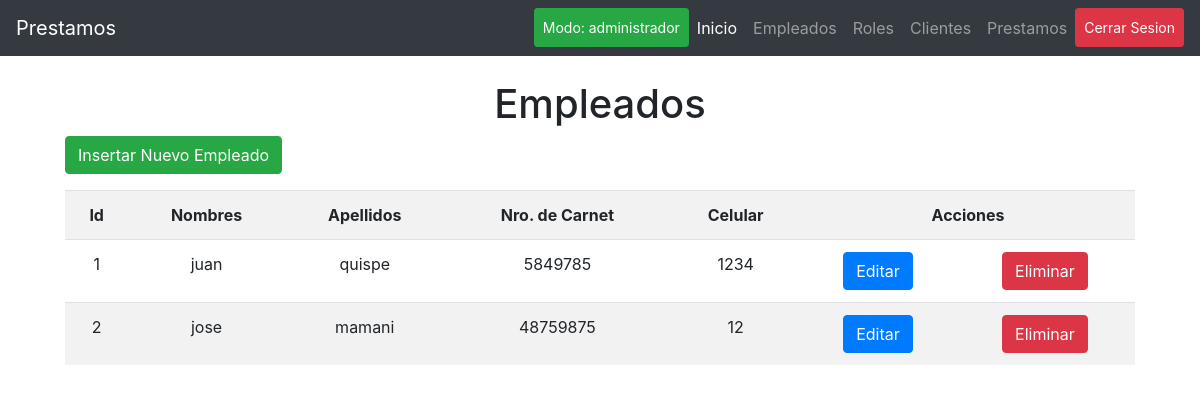
Page /empleados.php (signed in) on the committed database.
### tables this page shows
CREATE TABLE `empleados` (
  `id_emp` int(11) NOT NULL,
  `nombre` varchar(100) DEFAULT NULL,
  `apellidos` varchar(100) DEFAULT NULL,
  `ci` int(11) DEFAULT NULL,
  `celular` int(11) DEFAULT NULL,
  `pass` varchar(100) DEFAULT NULL
);

### empleados.php (the view)
<?php
include_once('librerias/cab.php');
?>
<?php
require_once('librerias/conexionBD.php');
$sql = "select * from empleados";
$result =  $con->query($sql);
$usuarios = array();
while ($fila =  $result->fetch_array()) {
    $usuarios[] = $fila;
}
?>
<div class="container-12">
    <div class="col-lg-11 py-4 mx-auto">
            <h1 class="text-center">Empleados</h1>
            <p>
                <a href="empleado-insertar.php" class="btn btn-success"> Insertar Nuevo Empleado</a>
            </p>
            <table class="table table-striped text-center">
                <tr>
                    <th>Id</th>
                    <th>Nombres</th>
                    <th>Apellidos</th>
                    <th>Nro. de Carnet</th>
                    <th>Celular</th>
                    <th colspan="2">Acciones</th>
                </tr>
                <?php foreach ($usuarios as $item) : ?>
                    <tr>
                        <td><?= $item['id_emp'] ?></td>
                        <td><?= $item['nombre'] ?></td>
                        <td><?= $item['apellidos'] ?></td>
                        <td><?= $item['ci'] ?></td>
                        <td><?= $item['celular'] ?></td>
                        <td>
                            <a href="empleado-modifica.php?id=<?= $item['id_emp'] ?>" class="btn btn-primary">Editar</a>
                        </td>
                        <td>
                            <a href="empleado-elimina.php?id=<?= $item['id_emp'] ?>" class="btn btn-danger">Eliminar</a>
                        </td>
                    </tr>
                <?php endforeach ?>
            </table>
        </div>
</div>
<?php
include_once('librerias/pie.php');
?>

### rows in the picture
empleados: id_emp "1", nombre "juan", apellidos "quispe", ci "5849785", celular "1234"
empleados: id_emp "2", nombre "jose", apellidos "mamani", ci "48759875", celular "12"

### other values in the picture
$cargo "administrador"
